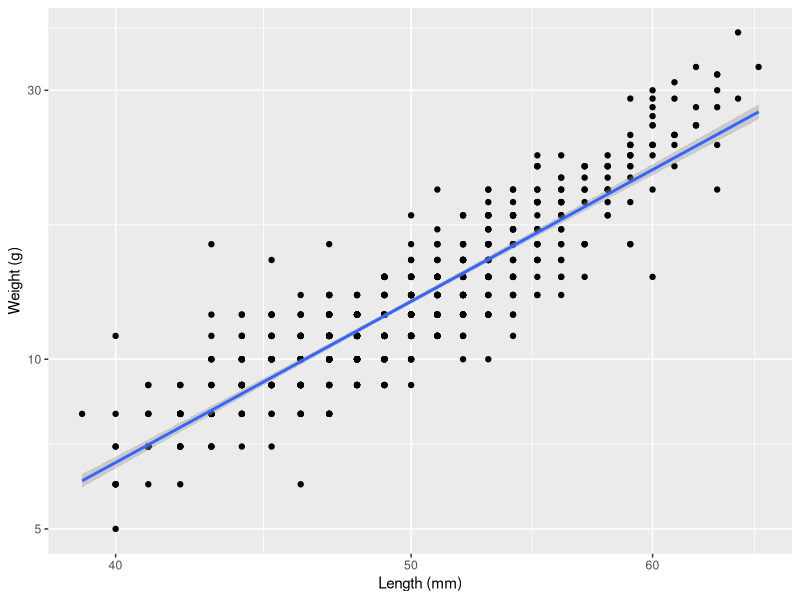

Source code (R):
## ---- chunk 1
knitr::opts_chunk$set(echo=FALSE, message=FALSE, results='hide')
## ---- chunk 2
library(tidyverse)
## ---- chunk 3
read_csv(here::here("data", "clean", "frog_translocation_final.csv")) %>% 
ggplot(aes(x = length, y = weight)) +
  geom_point() +
  geom_smooth(method = "lm") +
  scale_x_log10() +
  scale_y_log10() +
  labs(x = "Length (mm)", 
       y = "Weight (g)")
